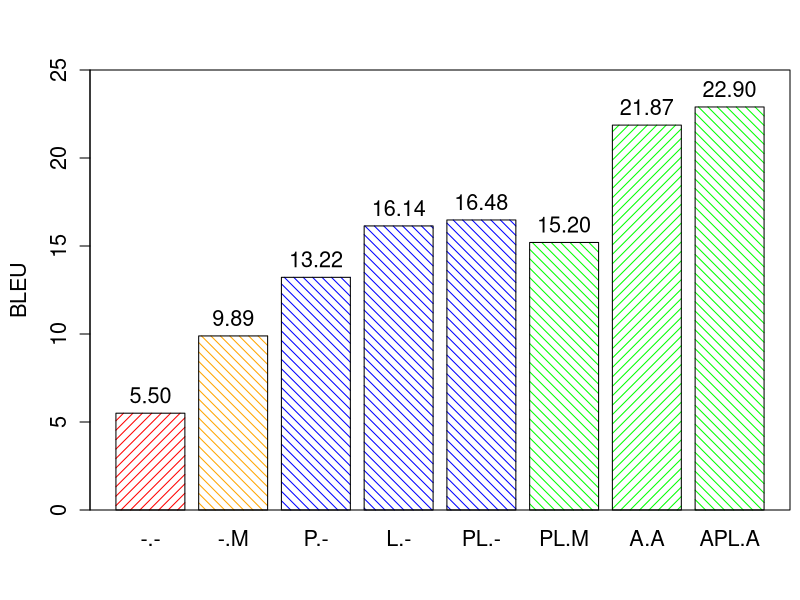

Source code (R):
c <- read.table(file="replacements.txt", sep = "\t", head=TRUE)

x <- c$BLEU
names(x) <- c$Title

colorz <- c("red", "orange", "blue", "blue", "blue", "green", "green", "green")
fillz <- c(15, 15, 15, 15, 15, 15, 15, 15)
anglez <- c(45, 135, 135, 135, 135, 135, 45, 135)

saxis <- 1.3
slabels <- 1.3
snames <- 1.3

pdf(file="replacements.pdf", height=6, width=7, onefile=TRUE, family='Helvetica', pointsize=12)
par(mar=c(4.5,4.5,3.5,0.5), new=FALSE, cex.lab=slabels)

bp <-barplot(x, density=fillz, col=colorz, angle=anglez, ylab="BLEU", cex.lab=slabels, cex.axis=saxis, cex.names=snames, ylim=c(0, 25), legend=F)
#grid(nx = 0, ny = NULL, col = "black", lty = "dotted", lwd = 1, equilogs = FALSE)
#legend("topright", as.character(c$Title), cex=slabels, density=fillz, fill=colorz, bty="y", bg="white")
box()

height <- rbind(x)
text(bp, height, labels=format(height, 4), pos=3, cex=snames)

dev.off()
